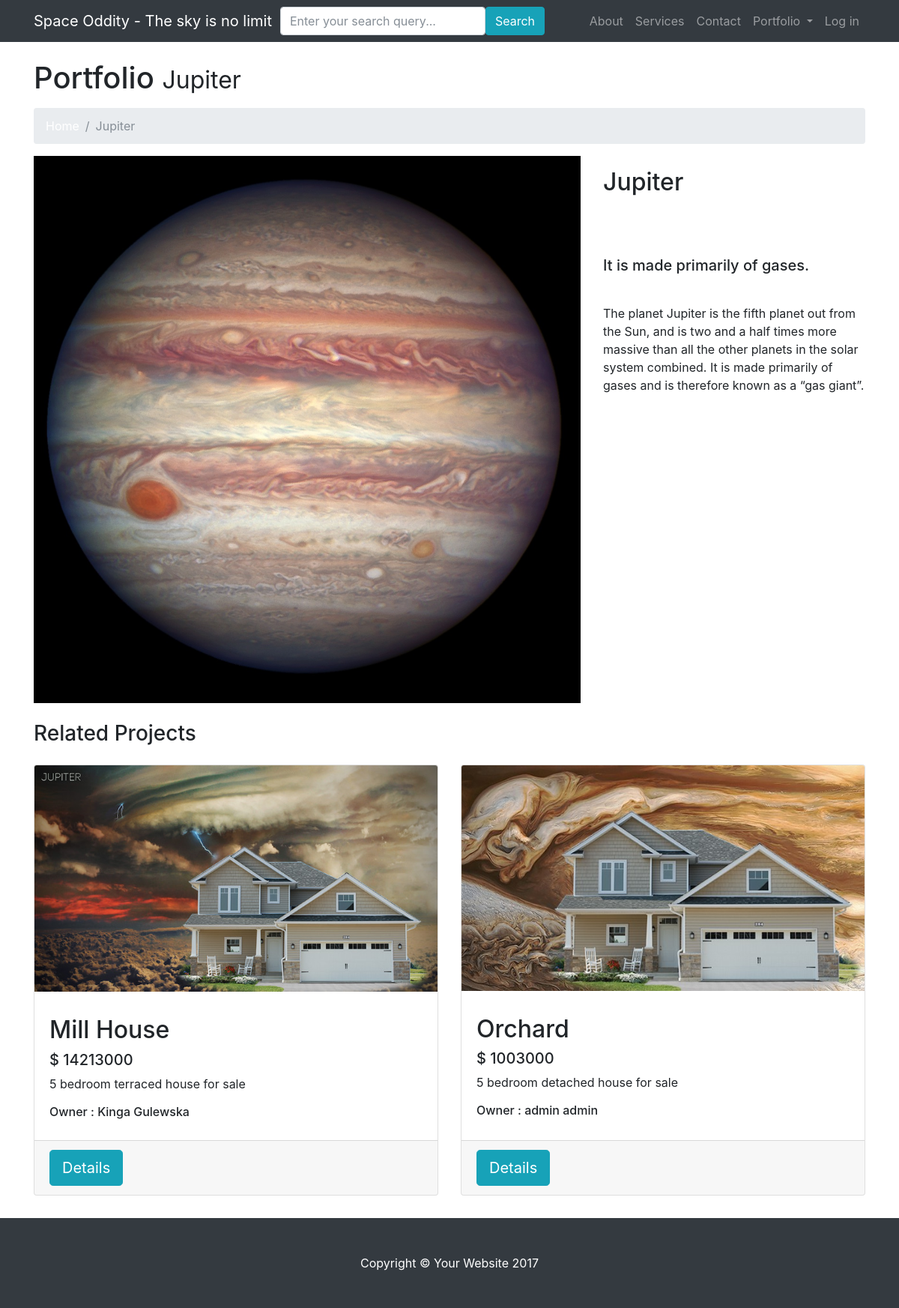
The app's page /planet/4 with its own data.
### main_app/models.py (models this page shows, shortened)
class Planet(models.Model):
    name = models.CharField(max_length=50)
    main_photo = models.CharField(max_length=100)
    small_photo = models.CharField(max_length=100)
    description = models.CharField(max_length=100)
    description_long = models.CharField(max_length=1000)

class House(models.Model):
    price = models.IntegerField()
    planet = models.ForeignKey(Planet, related_name='houses')
    owner = models.ForeignKey(User, related_name='houses', blank=True, null=True)
    name = models.CharField(max_length=50)
    house_photo = models.CharField(max_length=100)
    house_desc_short = models.CharField(max_length=150)
    house_desc_long = models.CharField(max_length=1500)
    size_m = models.IntegerField()
    bedroom_no = models.IntegerField()

### main_app/views.py (the view)
# urls.py: url(r'^planet/(?P<planet_id>[0-9]+)', views.planet, name='planet'),
def planet(request, planet_id):
    if request.method == 'POST':
        form = SearchForm(request.POST)
        if form.is_valid():
            return redirect('search_results', form.cleaned_data['query'])
    else:
        form = SearchForm()
    params = generate_params()
    planet = get_object_or_404(models.Planet, id=planet_id)
    params['planet'] = planet
    params['form'] = form
    return render(request, 'planet.html', params)

### main_app/forms.py
class SearchForm(forms.Form):
    query = forms.CharField( label=False, widget=forms.TextInput(attrs={'class':'form-control','placeholder':'Enter your search query...'}))

### main_app/views.py (called while the page is built)
def generate_params():
    user = User.objects.first()
    properties = user.houses.all()
    total_value = sum([house.price for house in properties])
    planets = models.Planet.objects.all()
    context = {
        'planets': planets,
        'user': User.objects.first(),
        'total_value': total_value,
    }
    return context

### templates/planet.html (shortened to what this page needs)
<!DOCTYPE html>
<html lang="en">
{% extends 'index.html' %}
{% block body_block %}
<div class="container">
  <h1 class="mt-4 mb-3">Portfolio <small>{{planet.name}}</small> </h1>
  <ol class="breadcrumb">
    <li class="breadcrumb-item">
      <a href="{% url 'index' %}">Home</a>
    </li>
    <li class="breadcrumb-item active">{{planet.name}}</li>
  </ol>
  <div class="row">
    <div class="col-md-8">
      <img class="img-fluid" src={{planet.small_photo}}  alt="">
    </div>
    <div class="col-md-4">
      <h2 class="my-3">{{planet.name}}</h2>
      <br>
      <br>
      <h5 class="my-3">{{planet.description}}</h5>
      <br>
      <p>{{planet.description_long}}</p>
    </div>
  </div>
  <h3 class="my-4">Related Projects</h3>
  <div class="row">
      {% for house in planet.houses.all %}
      <div class="col-lg-6 portfolio-item">
          <div class="card h-100">
            <a href="#"><img class="card-img-top" src={{house.house_photo}} alt=""></a>
            <div class="card-body">
              <h4 class="card-title">
                <h2 href="#">{{ house.name }}</h2>
              </h4>
              <h5>$ {{ house.price }}</h5>
              <p class="card-text">{{ house.house_desc_short}}</p>
                <h6>Owner : {{ house.owner.first_name }} {{ house.owner.last_name }}</h6>
            </div>
            <div class="card-footer">
                <a href = "{% url 'house' house.id  %}">
                    <button type="button" class="btn btn-info btn-lg">Details</button>
                </a>
            </div>
          </div>
        </div>
      {% endfor %}
  </div>
</div>
    {% endblock %}

### static/css/modern-business.css (style rules this page uses)
body { padding-top: 54px; }
@media (min-width: 992px) { body { padding-top: 56px; } }
.portfolio-item { margin-bottom: 30px; }

### records on screen
Planet: name "Jupiter", small_photo (picture), description "It is made primarily of gases.", description_long "The planet Jupiter is the fifth planet out from the Sun, and is two and a half times more massive than all the other planets in the solar system combined. It is made primarily of gases and is therefore known as a “gas giant”."
House: house_photo (picture), name "Mill House", price "14213000", house_desc_short "5 bedroom terraced house for sale", owner.first_name "Kinga", owner.last_name "Gulewska"
House: house_photo (picture), name "Orchard", price "1003000", house_desc_short "5 bedroom detached house for sale", owner.first_name "admin", owner.last_name "admin"
